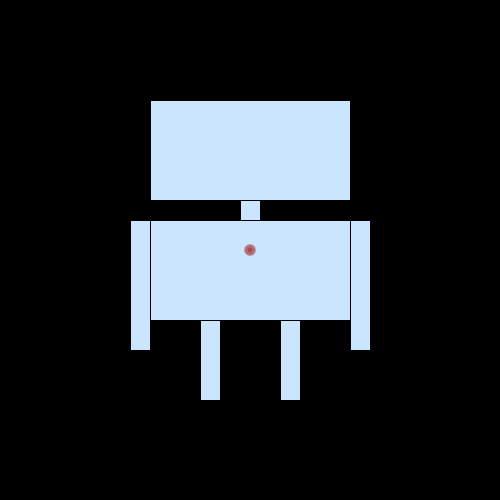
Frame 1 (no input)
Frame 60 (the mouse pressed at the canvas centre just before this capture): identical to frame 1, image omitted
Frame 120 (the mouse held since frame 60 and released just before this capture): identical to frame 1, image omitted

The Processing sketch that drew this single still picture (run headless with seeded random() and noise(); from frame 60 on, the mouse is pressed at the canvas centre):

// Processing sketch: Robot_11_ext_funct_b
// ── Robot_11_ext_funct_b.pde
/* 
 *  Roboter 07
 *  Einfache Variablen
 *  HKB 16 Creative Coding, MF
 */


int dicke=200;
int mitteX;
int mitteY;
int armdicke=20;
int beindicke=20;


void setup() {
  size(500, 500);
  pixelDensity(2);
  mitteX=width/2;
  mitteY=height/2;
}

void draw() {
  background(0);
  drawRobot();
  drawRust();
}





void drawRobot() {
  pushStyle();
  fill(204, 229, 255);
  rect(mitteX-dicke/2, 100, dicke, 100); // head
  //Body
  rect(mitteX-10, 200, 20, 20);
  rect(mitteX-dicke/2, 220, dicke, 100); 
  //Arms
  rect(mitteX-dicke/2-armdicke, 220, armdicke, 130); // Left Arm
  rect(mitteX+dicke/2, 220, armdicke, 130); // Right Arm
  //Legs
  rect(mitteX-30-beindicke, 320, beindicke, 80); // Left Leg
  rect(mitteX+30, 320, beindicke, 80); // Right Leg
  popStyle();
}



void drawRust() {
  //Rost
  pushStyle();
  fill(153, 0, 0,80);
  noStroke();
  ellipse(mitteX, mitteY, 12, 12);
  ellipse(mitteX, mitteY, 10, 10);
  ellipse(mitteX, mitteY, 5, 5);
  popStyle();
}
